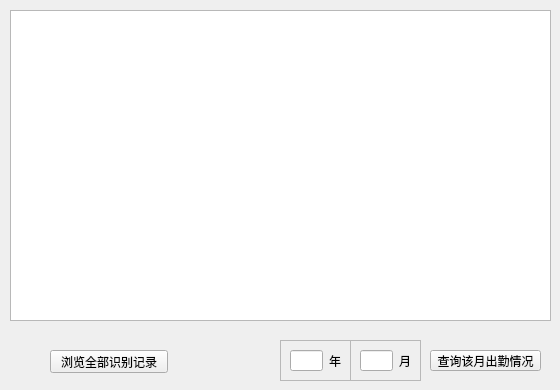
    <widget class="QWidget" name="history">
     <widget class="QTableWidget" name="search_table_2">
      <property name="geometry">
       <rect>
        <x>10</x>
        <y>10</y>
        <width>541</width>
        <height>311</height>
       </rect>
      </property>
     </widget>
     <widget class="QPushButton" name="view_all_2">
      <property name="geometry">
       <rect>
        <x>50</x>
        <y>350</y>
        <width>118</width>
        <height>23</height>
       </rect>
      </property>
      <property name="text">
       <string>浏览全部识别记录</string>
      </property>
     </widget>
     <widget class="QFrame" name="frame_27">
      <property name="geometry">
       <rect>
        <x>280</x>
        <y>340</y>
        <width>71</width>
        <height>41</height>
       </rect>
      </property>
      <property name="frameShape">
       <enum>QFrame::StyledPanel</enum>
      </property>
      <property name="frameShadow">
       <enum>QFrame::Raised</enum>
      </property>
      <layout class="QHBoxLayout" name="horizontalLayout_22">
       <item>
        <widget class="QLineEdit" name="search_year"/>
       </item>
       <item>
        <widget class="QLabel" name="label_20">
         <property name="text">
          <string>年</string>
         </property>
        </widget>
       </item>
      </layout>
     </widget>
     <widget class="QFrame" name="frame_28">
      <property name="geometry">
       <rect>
        <x>350</x>
        <y>340</y>
        <width>71</width>
        <height>41</height>
       </rect>
      </property>
      <property name="frameShape">
       <enum>QFrame::StyledPanel</enum>
      </property>
      <property name="frameShadow">
       <enum>QFrame::Raised</enum>
      </property>
      <layout class="QHBoxLayout" name="horizontalLayout_23">
       <item>
        <widget class="QLineEdit" name="search_month"/>
       </item>
       <item>
        <widget class="QLabel" name="label_21">
         <property name="text">
          <string>月</string>
         </property>
        </widget>
       </item>
      </layout>
     </widget>
     <widget class="QPushButton" name="view_month_record">
      <property name="geometry">
       <rect>
        <x>430</x>
        <y>350</y>
        <width>111</width>
        <height>21</height>
       </rect>
      </property>
      <property name="text">
       <string>查询该月出勤情况</string>
      </property>
     </widget>
    </widget>
